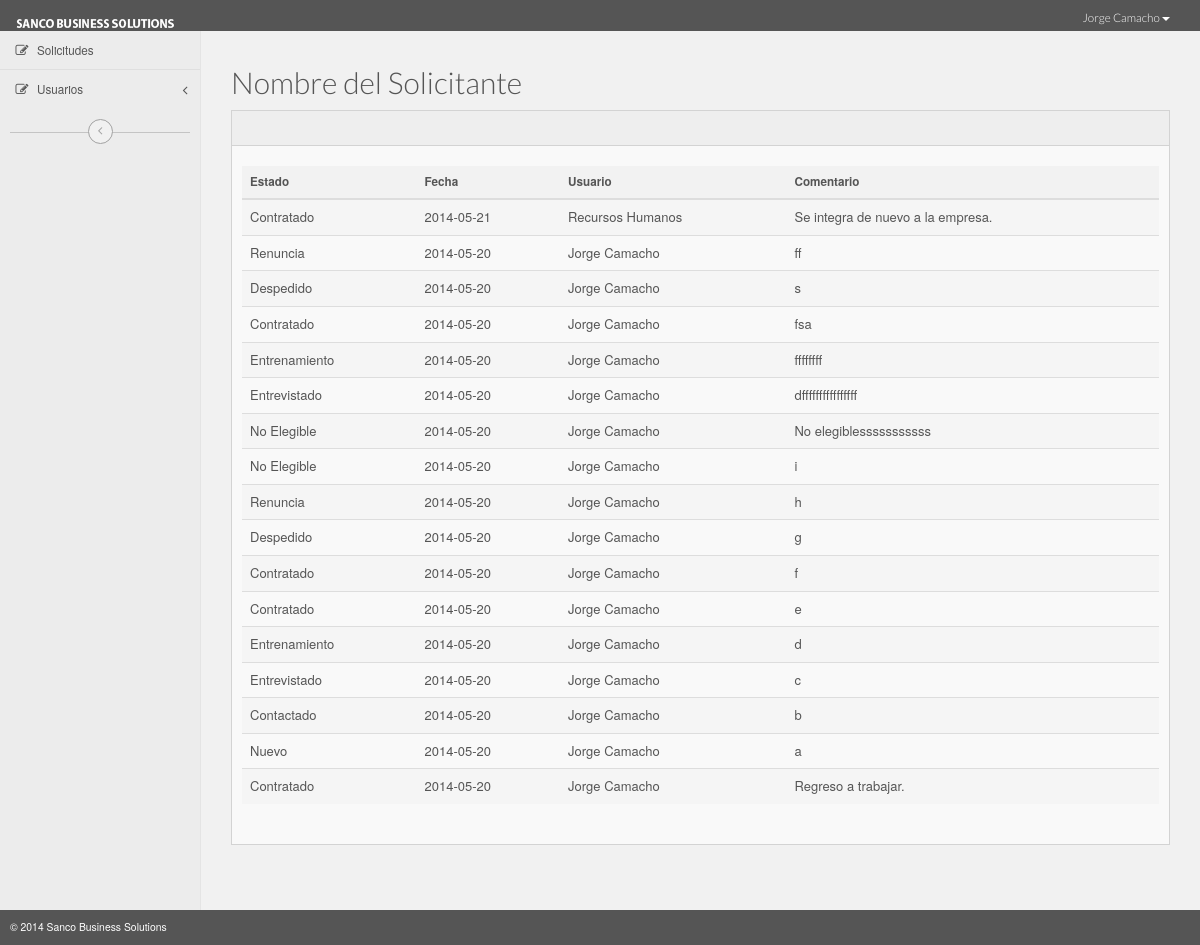
The app's page /admin/log.php?id=22 (signed in) with its own data.
### tables this page shows
CREATE TABLE IF NOT EXISTS `user` (
  `id_user` int(10) NOT NULL AUTO_INCREMENT,
  `name` varchar(125) NOT NULL,
  `email` varchar(125) NOT NULL,
  `password` text NOT NULL,
  `type_user` int(1) NOT NULL,
  PRIMARY KEY (`id_user`)
);

CREATE TABLE IF NOT EXISTS `log` (
  `id_log` int(9) NOT NULL AUTO_INCREMENT,
  `id_solicitud` int(9) NOT NULL,
  `id_estado` int(9) NOT NULL,
  `comentario` text NOT NULL,
  `fecha` date NOT NULL,
  `id_usuario` varchar(250) NOT NULL,
  PRIMARY KEY (`id_log`)
);

### admin/lock.php (called while the page is built, shortened)
<?php
include_once '../Classes/User.php';
$user=new User();
$user_check=$_SESSION['login_user'];
$user->getUserDatabyEmail($user_check);
$user_name=$user->getName();
?>

### Classes/User.php (called while the page is built, shortened)
<?php
include_once 'Conexion.php';
class User {
    private $name;
         function getName()
	 { return $this->name;}
                function getUserDatabyEmail($user_check)
{
$ses_sql=mysql_query("select name,email,type_user,id_user from user where email='$user_check'");
$row=mysql_fetch_array($ses_sql);
$this->name=$row['name'];
}
}
?>

### Classes/Log.php (called while the page is built, shortened)
<?php
include_once '../Classes/Conexion.php';
class Log{
	private $idSolicitud;
	function setIdSolicitud($val){
		$this->idSolicitud = $val;
	}
	function obtieneDatos(){
		$con = new Conexion();
		$sql = "SELECT * FROM log WHERE id_solicitud = '$this->idSolicitud' order by id_log desc ";
		$result = $con->sql($sql);
		return $result;
	}
}
?>

### Classes/Conexion.php (called while the page is built, shortened)
<?php
    class Conexion {
        private $host='localhost';
        private $user='root';
        private $pass='';
        private $n=0;
       function __construct() {
           $this->conexion = mysql_connect($this->host, $this->user, $this->pass);
       }
       function sql($sql) {
           if (is_array($sql)) {
               foreach ($sql as $s) {
                   $res = mysql_query($s);
                   if (mysql_errno()) echo mysql_error().'<br>';
                   $this->n++;
               }
           } else {
               $res = mysql_query($sql);
               $this->n++;
           }
           return $res;
       }
   }
   ?>

### admin/log.php (the view, shortened to what this page needs)
<?php
include_once 'lock.php';
include_once '../Classes/Log.php';
$log = new Log();
$id = $_GET['id'];
$log->setIdSolicitud($id);
?>
<!DOCTYPE html>
<html lang="en" class="no-js">
<head>
	<link href="assets/css/bootstrap.min.css" rel="stylesheet" type="text/css">
	<link href="assets/css/font-awesome.min.css" rel="stylesheet" type="text/css">
	<link href="assets/css/main.min.css" rel="stylesheet" type="text/css">
	<link href="demo-style-switcher/assets/css/style-switcher.css" rel="stylesheet" type="text/css">
</head>
<body>
	<div class="wrapper">
	<?php include 'Modules/topbar.php';?>
		<div class="bottom">
			<div class="container">
				<div class="row">
					<div class="col-md-2 left-sidebar">
					<?php include 'Modules/sidebar.php';?>
						<div class="sidebar-minified js-toggle-minified">
							<i class="fa fa-angle-left"></i>
						</div>
					</div>
					<div class="col-md-10 content-wrapper">
						<div class="row">
							<div class="col-md-4">
							</div>
							<div class="col-md-8">
							</div>
						</div>
						<div class="content">
							<div >
								<h2>Nombre del Solicitante</h2>
							</div>
							<div class="main-content">
								<div class="widget widget-table">
                                                                    <div class="widget-header" style="color:  #000000">
									</div>
									<div class="widget-content">
										<table class="table  table-striped table-hover " cellpadding="0" cellspacing="0" width="100%">
											<thead>
												<tr>
													<th>Estado</th>
													<th>Fecha</th>
													<th>Usuario</th>
													<th>Comentario</th>
												</tr>
											</thead>
											<tbody>
												<?php
												$result = $log->obtieneDatos();
												while($result2 = mysql_fetch_array($result))
												{
													$estado = $result2['id_estado'];
													if($estado == 1)
														$estado = 'Nuevo';
													else
														if($estado == 2)
															$estado = 'Contactado';
														else
															if($estado == 3)
																$estado = 'Entrevistado';
															else
																if($estado == 4)
																	$estado = 'Entrenamiento';
																else
																	if($estado == 5)
																		$estado = 'Contratado';
																	else
																		if($estado == 6)
																			$estado = 'Despedido';
																		else
																			if($estado == 7)
																				$estado = 'Renuncia';
																			else
                                                                                                                                                            if($estado == 8)
																				$estado = 'No Elegible';
																			else
																				$estado = '';
													?>
												<tr>
													<td><?php echo $estado; ?></td>
													<td><?php echo $result2['fecha']; ?></td>
													<td><?php echo $result2['id_usuario']; ?></td>
													<td><?php echo $result2['comentario']; ?></td>
												</tr>
												<?php
													}
												?>
												</tbody>
										</table>
									</div>
								</div>
							</div>
						</div>
					</div>
				</div>
			</div>
		</div>
		<footer class="footer">
			&copy; 2014 Sanco Business Solutions
		</footer>
	</div>
</body>
</html>

### admin/Modules/topbar.php (shortened to what this page needs)
<div class="top-bar">
		<div class="container">
			<div class="row">
				<div class="col-md-2 logo">
					<a href="index.php">
						<img src="assets/img/kingboard-logo-white.png" alt="Kingboard - Admin Dashboard" />
					</a>
				</div>
				<div class="col-md-10">
					<div class="row">
						<div class="col-md-3">
						</div>
						<div class="col-md-9">
							<div class="top-bar-right">
								<div class="logged-user">
									<div class="btn-group">
										<a href="#" class="btn btn-link dropdown-toggle" data-toggle="dropdown">
											<span class="name"><?php echo $user_name ?></span>
											<span class="caret"></span>
										</a>
									</div>
								</div>
							</div>
						</div>
					</div>
				</div>
			</div>
		</div>
	</div>

### records on screen
user: name "Jorge Camacho"
log: id_estado "Contratado", fecha "2014-05-21", id_usuario "Recursos Humanos", comentario "Se integra de nuevo a la empresa."
log: id_estado "Renuncia", fecha "2014-05-20", id_usuario "Jorge Camacho", comentario "ff"
log: id_estado "Despedido", fecha "2014-05-20", id_usuario "Jorge Camacho", comentario "s"
log: id_estado "Contratado", fecha "2014-05-20", id_usuario "Jorge Camacho", comentario "fsa"
log: id_estado "Entrenamiento", fecha "2014-05-20", id_usuario "Jorge Camacho", comentario "ffffffff"
log: id_estado "Entrevistado", fecha "2014-05-20", id_usuario "Jorge Camacho", comentario "dffffffffffffffff"
log: id_estado "No Elegible", fecha "2014-05-20", id_usuario "Jorge Camacho", comentario "No elegiblesssssssssss"
log: id_estado "No Elegible", fecha "2014-05-20", id_usuario "Jorge Camacho", comentario "i"
log: id_estado "Renuncia", fecha "2014-05-20", id_usuario "Jorge Camacho", comentario "h"
log: id_estado "Despedido", fecha "2014-05-20", id_usuario "Jorge Camacho", comentario "g"
log: id_estado "Contratado", fecha "2014-05-20", id_usuario "Jorge Camacho", comentario "f"
log: id_estado "Contratado", fecha "2014-05-20", id_usuario "Jorge Camacho", comentario "e"
log: id_estado "Entrenamiento", fecha "2014-05-20", id_usuario "Jorge Camacho", comentario "d"
log: id_estado "Entrevistado", fecha "2014-05-20", id_usuario "Jorge Camacho", comentario "c"
log: id_estado "Contactado", fecha "2014-05-20", id_usuario "Jorge Camacho", comentario "b"
log: id_estado "Nuevo", fecha "2014-05-20", id_usuario "Jorge Camacho", comentario "a"
log: id_estado "Contratado", fecha "2014-05-20", id_usuario "Jorge Camacho", comentario "Regreso a trabajar."
